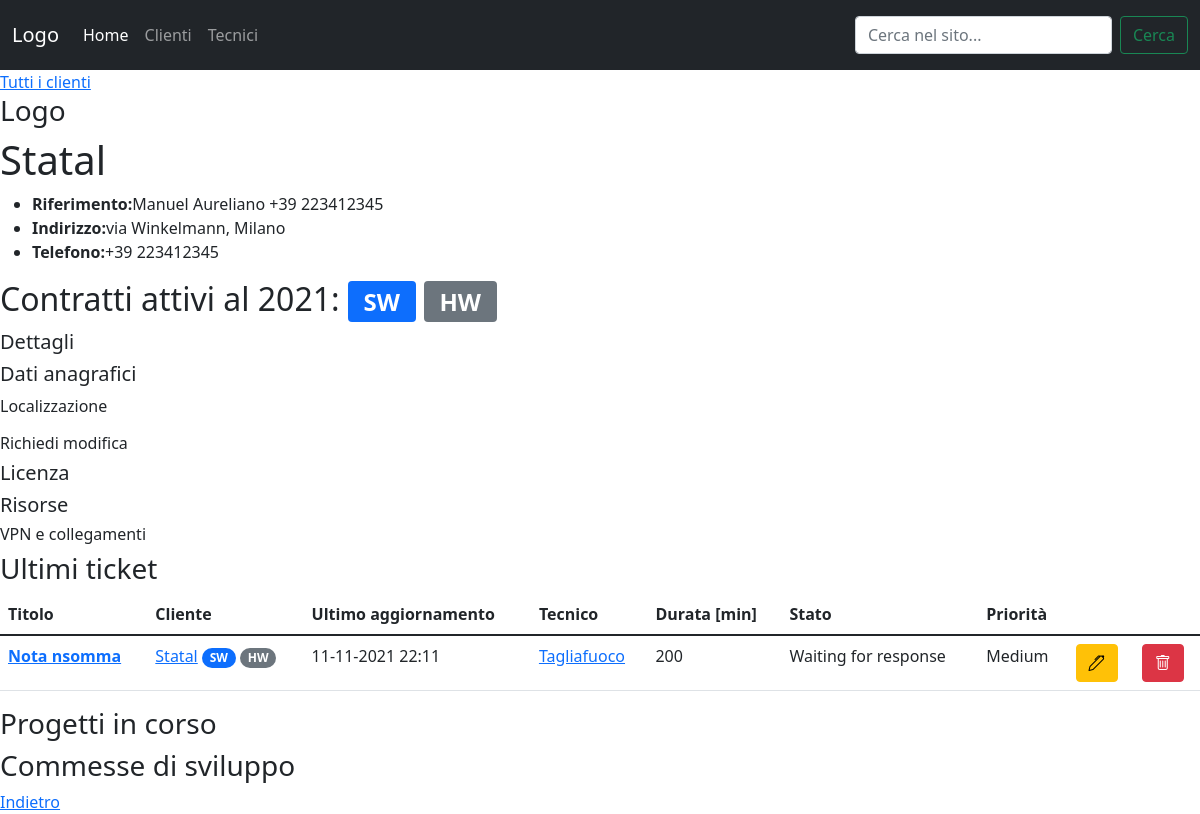
The app's page /customer/2, older data.
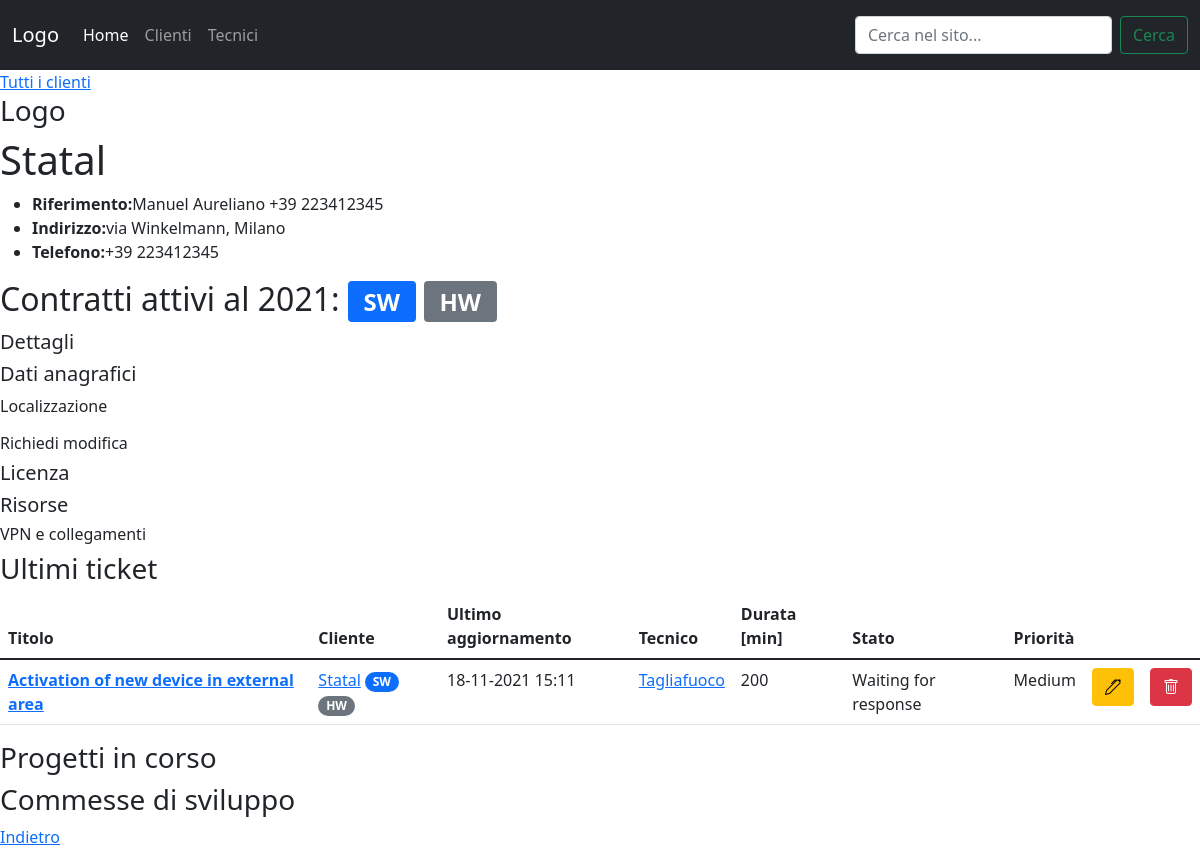
The same page, newer data.
### hotline/models.py (models this page shows, shortened)
class ticket(models.Model):
    customer_id = models.ForeignKey('customer', on_delete=models.PROTECT)
    technician_id = models.ForeignKey('technician', on_delete=models.PROTECT)
    products = models.ManyToManyField('product', blank=True)
    title = models.CharField(max_length=255, blank=True)
    updated_at = models.DateTimeField(auto_now=True)
    notes = models.TextField(blank=True)
    duration = models.IntegerField()
    status_id = models.ForeignKey('status', default='1', on_delete=models.PROTECT)
    priority_id = models.ForeignKey('priority', default='1', on_delete=models.PROTECT)
    created_at = models.DateTimeField(auto_now_add=True)
    order_number = models.IntegerField(null=True, blank=True)

class customer(models.Model):
    name = models.CharField(max_length=255)
    reference = models.CharField(max_length=255)
    reference_phone = models.CharField(max_length=50, null=True, blank=True)
    reference_email = models.CharField(max_length=50, null=True, blank=True)
    address = models.CharField(max_length=255, null=True, blank=True)
    phone = models.CharField(max_length=255, null=True, blank=True)
    sw_contract = BooleanField(default=False)
    hw_contract = BooleanField(default=False)
    def __str__(self):
        return self.name

class technician(models.Model):
    first_name = models.CharField(max_length=50)
    last_name = models.CharField(max_length=50)
    office_phone = models.CharField(max_length=15, null=True, blank=True)
    mobile_phone = models.CharField(max_length=15, null=True, blank=True)
    email = models.CharField(max_length=100, null=True, blank=True)
    department_id = ForeignKey('department', on_delete=models.PROTECT)
    def __str__(self):
        return self.last_name

class status(models.Model):
    STATUS_COLORS = [
        ('red', 'Red'),
        ('orange', 'Orange'),
        ('yellow', 'Yellow'),
        ('green', 'Green'),
    ]
    name = models.CharField(max_length=50, default='pending')
    color = models.CharField(max_length=50, default='red', choices=STATUS_COLORS)
    def __str__(self):
        return self.name

class priority(models.Model):
    PRIORITY_COLORS = [
        ('red','red'),
        ('orange','orange'),
        ('yellow','yellow'),
        ('green','green')
        ]
    name = models.CharField(max_length=50, default='low')
    color = models.CharField(max_length=50, default='green', choices=PRIORITY_COLORS)
    def __str__(self):
        return self.name

### hotline/views.py (the view)
# urls.py: path('customer/<str:pk>', views.customer_detail, name="customer_detail"),
def customer_detail(request, pk):
    my_customer = customer.objects.get(id=pk)
    tickets = all_tickets.filter(customer_id=pk).order_by('-updated_at')
    current_year = datetime.now().year
    context = {
        'my_customer': my_customer,
        'tickets': tickets,
        'current_year': current_year
    }
    return render(request, 'hotline/customer_detail.html', context)

### hotline/templates/hotline/customer_detail.html
{% extends 'hotline/home.html' %}
{% block content %}
<a href="{% url 'customer_list' %}">Tutti i clienti</a>
<h3>Logo</h3>
<h1>{{ my_customer.name }}</h1>
<ul>
    <li><b>Riferimento:</b>{{ my_customer.reference }} {{ my_customer.phone }} {{ my_customer.email }}</li>
    <li><b>Indirizzo:</b>{{ my_customer.address }}</li>
    <li><b>Telefono:</b>{{ my_customer.phone }}</li>
</ul>
<h2>Contratti attivi al {{ current_year }}:
    {% if my_customer.sw_contract == True %}
    <span class="badge bg-primary">SW</span>
    {% endif %}
    {% if my_customer.hw_contract == True %}
    <span class="badge bg-secondary">HW</span>
    {% endif %}
</h2>
<h5>Dettagli</h5>
<h5>Dati anagrafici</h5>
<p>Localizzazione</p>
<h6>Richiedi modifica</h6>
<h5>Licenza</h5>
<h5>Risorse</h5>
<h6>VPN e collegamenti</h6>
<h3>Ultimi ticket</h3>
{% include 'hotline/ticket_table.html' %}
<h3>Progetti in corso</h3>
<h3>Commesse di sviluppo</h3>
<a href="{% url 'home' %}">Indietro</a>
{% endblock %}

### hotline/templates/hotline/ticket_table.html
<table class="table table-responsive table-hover">
    <thead class="thead dark">
        <tr>
            <th scope="col">Titolo</th>
            <th scope="col">Cliente</th>
            <th scope="col">Ultimo aggiornamento</th>
            <th scope="col">Tecnico</th>
            <th scope="col">Durata [min]</th>
            <th scope="col">Stato</th>
            <th scope="col">Priorità</th>
            <th scope="col"></th>
            <th scope="col"></th>
        </tr>
    </thead>
    <tbody>
        {% for ticket in tickets %}
        <tr>
            <td><a href="{% url 'ticket_detail' ticket.id %}"><b>{{ticket.title}}</b></a></td>
            <td><a href="{% url 'customer_detail' ticket.customer_id.id %}">{{ticket.customer_id}}</a>
                {% if ticket.customer_id.sw_contract == True %}
                <span class="badge rounded-pill bg-primary">SW</span>
                {% endif %}
                {% if ticket.customer_id.hw_contract == True %}
                <span class="badge rounded-pill bg-secondary">HW</span>
                {% endif %}
            </td>
            <td>{{ticket.updated_at|date:"d-m-Y H:m"}}</td>
            <td><a href="{% url 'technician_detail' ticket.technician_id.id %}">
                {{ticket.technician_id}}</a></td>
            <td>{{ticket.duration}}</td>
            <td>{{ticket.status_id}}</td>
            <td>{{ticket.priority_id}}</td>
            <td><a href="#"><span class="btn btn-warning"><i class="bi bi-pen"></i></span></a></td>
            <td><a href="#"><span class="btn btn-danger"><i class="bi bi-trash"></i></span></a></td>
        </tr>
        {% endfor %}
    </tbody>
</table>

Row changes from the older to the newer data that the page shows:
changed ticket "Statal": title "Nota nsomma" → "Activation of new device in external area"; updated_at "11-11-2021 22:11" → "18-11-2021 15:11"
